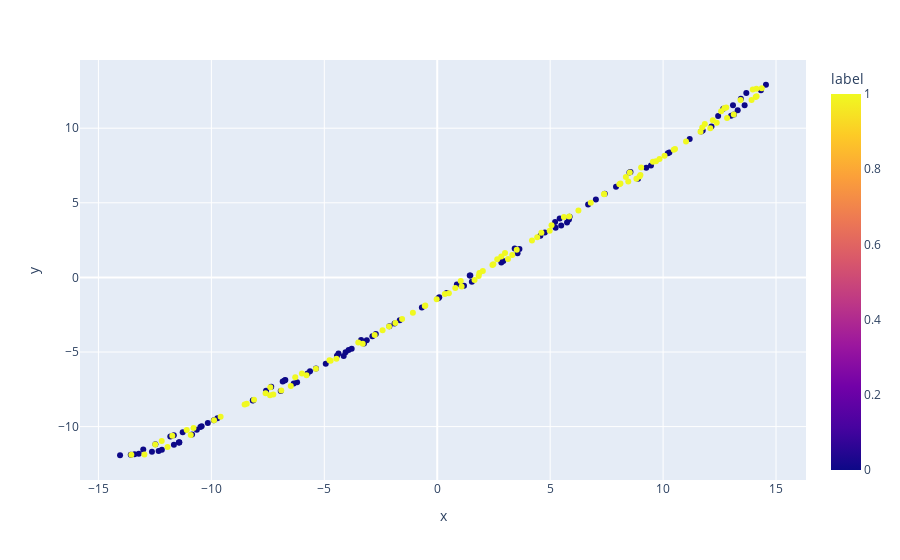

Notebook code for this chart:
### Code cell
# TSNE for penultimate layer values
# Combine the penultimate layer values and labels

combined_penultimate = zero_penultimate + one_penultimate
combined_labels = [0] * len(zero_penultimate) + [1] * len(one_penultimate)

# Reduce the dimensionality of the embeddings using TSNE
tsne = TSNE(n_components=2, random_state=42)

# Get the embeddings in 2D
embeddings_2d = tsne.fit_transform(combined_penultimate)

# Create a dataframe with the embeddings and labels
df = pd.DataFrame(embeddings_2d, columns=["x", "y"])
df["label"] = combined_labels

# Plot using plotly
import plotly.express as px
fig = px.scatter(df, x="x", y="y", color="label")
fig.show()

### Figure 1 — Plotly figure (JSON) as saved in the notebook; plotly's stock layout.template omitted (floating-point values rounded to 4 significant figures; data arrays with more than 128 entries replaced by an {"elided": "..."} marker saying what was removed)
{"data": [{"hovertemplate": "x=%{x}<br>y=%{y}<br>label=%{marker.color}<extra></extra>", "legendgroup": "", "marker": {"color": {"elided": "200 int values"}, "coloraxis": "coloraxis", "symbol": "circle"}, "mode": "markers", "name": "", "orientation": "v", "showlegend": false, "type": "scatter", "x": {"elided": "200 float values"}, "xaxis": "x", "y": {"elided": "200 float values"}, "yaxis": "y"}], "layout": {"coloraxis": {"colorbar": {"title": {"text": "label"}}, "colorscale": [[0, "#0d0887"], [0.1111, "#46039f"], [0.2222, "#7201a8"], [0.3333, "#9c179e"], [0.4444, "#bd3786"], [0.5556, "#d8576b"], [0.6667, "#ed7953"], [0.7778, "#fb9f3a"], [0.8889, "#fdca26"], [1, "#f0f921"]]}, "legend": {"tracegroupgap": 0}, "margin": {"t": 60}, "xaxis": {"anchor": "y", "domain": [0, 1], "title": {"text": "x"}}, "yaxis": {"anchor": "x", "domain": [0, 1], "title": {"text": "y"}}}}
